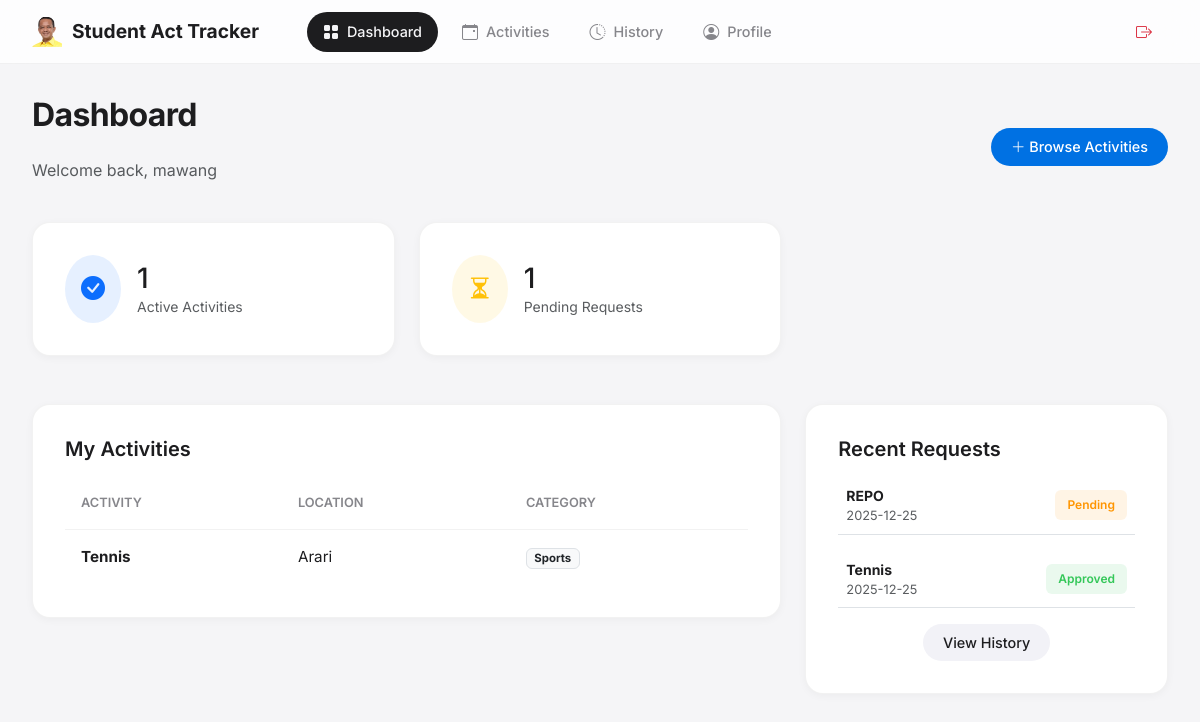
The app's page /dashboard (signed in) with its own data.
### website/models.py (models this page shows, shortened)
class Students(db.Model, UserMixin):
    __tablename__ = "students"
    studentID = db.Column(db.Integer, primary_key=True)
    studentFirstName = db.Column(db.String(15))
    studentLastName = db.Column(db.String(15))
    studentYear = db.Column(db.Integer)
    studentEmail = db.Column(db.String(25))
    studentPassword = db.Column(db.String(15))
    studentAddress = db.Column(db.String(255))
    phoneNumber = db.Column(db.Integer)
    @property
    def role_type(self):
        return "student"

class Activity(db.Model):
    __tablename__ = "activity"
    activityID = db.Column(db.Integer, primary_key=True)
    activityName = db.Column(db.String(30))
    activityCategory = db.Column(db.String(20))
    activityLocation = db.Column(db.String(50))
    activityDetails = db.Column(db.Text)
    activityStartDate = db.Column(db.Date)
    activityEndDate = db.Column(db.Date)
    activityFrequency = db.Column(db.String(20))
    advisorID = db.Column(db.Integer, db.ForeignKey("advisor.advisorID"))
    advisor = db.relationship("Advisor")

class Participation(db.Model):
    __tablename__ = "participation"
    participationID = db.Column(db.Integer, primary_key=True)
    dateApplied = db.Column(db.Date)
    applicationStatus = db.Column(db.String(20))
    approvalDate = db.Column(db.Date)
    advisorFeedback = db.Column(db.Text)
    achievements = db.Column(db.Text)
    studentID = db.Column(db.Integer, db.ForeignKey("students.studentID"))
    activityID = db.Column(db.Integer, db.ForeignKey("activity.activityID"))
    advisorID = db.Column(db.Integer, db.ForeignKey("advisor.advisorID"))
    student = db.relationship("Students")
    activity = db.relationship("Activity")
    advisor = db.relationship("Advisor")

### website/views.py (the view)
@views.route("/dashboard")
@login_required
def dashboard():
    if getattr(current_user, "role_type", None) != "student":
        if getattr(current_user, "role_type", None) == "advisor":
            if getattr(current_user, "is_admin", False):
                return redirect(url_for("admin.index"))
            return redirect(url_for("advisor.dashboard"))
        return redirect(url_for("auth.login"))
    joined = (
        Activity.query.join(Participation)
        .filter(
            Participation.studentID == current_user.studentID,
            Participation.applicationStatus == "Approved"
        )
        .all()
    )
    participations = Participation.query.filter_by(
        studentID=current_user.studentID
    ).all()
    return render_template(
        "dashboard.html",
        joined=joined,
        participations=participations
    )

### website/templates/dashboard.html
{% extends "base.html" %}
{% block content %}
<div class="d-flex justify-content-between align-items-center mb-4">
    <div>
        <h2>Dashboard</h2>
        <p class="text-muted">Welcome back, {{ current_user.studentFirstName }}</p>
    </div>
    <a href="{{ url_for('views.activities') }}" class="btn btn-primary btn-ios">
        <i class="bi bi-plus-lg"></i> Browse Activities
    </a>
</div>
<div class="row mb-4">
    <div class="col-md-4">
        <div class="ios-card d-flex align-items-center gap-3">
            <div class="bg-primary bg-opacity-10 p-3 rounded-circle text-primary">
                <i class="bi bi-check-circle-fill fs-4"></i>
            </div>
            <div>
                <div class="h3 mb-0">{{ joined|length }}</div>
                <div class="text-muted small">Active Activities</div>
            </div>
        </div>
    </div>
    <div class="col-md-4">
        <div class="ios-card d-flex align-items-center gap-3">
            <div class="bg-warning bg-opacity-10 p-3 rounded-circle text-warning">
                <i class="bi bi-hourglass-split fs-4"></i>
            </div>
            <div>
                <div class="h3 mb-0">{{ participations|selectattr("applicationStatus", "equalto", "Pending")|list|length }}</div>
                <div class="text-muted small">Pending Requests</div>
            </div>
        </div>
    </div>
</div>
<div class="row">
    <div class="col-lg-8">
        <div class="ios-card">
            <h3>My Activities</h3>
            {% if joined|length > 0 %}
            <table class="table-custom">
                <thead>
                    <tr>
                        <th>Activity</th>
                        <th>Location</th>
                        <th>Category</th>
                    </tr>
                </thead>
                <tbody>
                    {% for act in joined %}
                    <tr>
                        <td class="fw-bold">{{ act.activityName }}</td>
                        <td>{{ act.activityLocation }}</td>
                        <td><span class="badge bg-light text-dark border">{{ act.activityCategory }}</span></td>
                    </tr>
                    {% endfor %}
                </tbody>
            </table>
            {% else %}
            <div class="text-center py-5 text-muted">
                <i class="bi bi-inbox fs-1 d-block mb-2"></i>
                You haven't joined any activities yet.
            </div>
            {% endif %}
        </div>
    </div>
    <div class="col-lg-4">
        <div class="ios-card">
            <h3>Recent Requests</h3>
            <div class="vstack gap-3">
                {% for p in participations[:5] %}
                <div class="d-flex justify-content-between align-items-center p-2 border-bottom">
                    <div>
                        <div class="fw-bold small">{{ p.activity.activityName }}</div>
                        <div class="text-muted" style="font-size: 0.8rem;">{{ p.dateApplied }}</div>
                    </div>
                    <span class="badge-ios
                        {% if p.applicationStatus == 'Approved' %}bg-approved
                        {% elif p.applicationStatus == 'Rejected' %}bg-rejected
                        {% else %}bg-pending{% endif %}">
                        {{ p.applicationStatus }}
                    </span>
                </div>
                {% else %}
                <div class="text-muted small text-center">No requests history</div>
                {% endfor %}
            </div>
            <div class="mt-3 text-center">
                <a href="{{ url_for('views.activity_history') }}" class="btn btn-sm btn-secondary btn-ios">View History</a>
            </div>
        </div>
    </div>
</div>
{% endblock %}

### website/templates/base.html (style rules this page uses)
:root { --app-bg: #F5F5F7; --navbar-bg: rgba(255, 255, 255, 0.8); --card-bg: #FFFFFF; --text-main: #1D1D1F; --text-muted: #86868B; --border-light: rgba(0,0,0,0.05); --input-bg: #F2F2F7; --accent: #0071E3; --accent-hover: #0077ED; --danger: #FF3B30; --success: #34C759; --shadow-sm: 0 2px 8px rgba(0,0,0,0.04); --shadow-md: 0 8px 24px rgba(0,0,0,0.06); --radius-lg: 18px; --radius-md: 12px; --radius-pill: 99px; --nav-height: 64px; }
body { font-family: 'Inter', -apple-system, BlinkMacSystemFont, sans-serif; background-color: var(--app-bg); color: var(--text-main); -webkit-font-smoothing: antialiased; overflow-x: hidden; margin: 0; }
a { text-decoration: none; color: inherit; transition: 0.2s; }
h2 { font-weight: 700; letter-spacing: -0.02em; margin-bottom: 1.5rem; }
h3 { font-weight: 600; font-size: 1.25rem; margin-bottom: 1rem; }
.ios-card { background: var(--card-bg); border-radius: var(--radius-lg); padding: 2rem; box-shadow: var(--shadow-sm); border: 1px solid var(--border-light); transition: transform 0.2s, box-shadow 0.2s; margin-bottom: 1.5rem; }
.table-custom { width: 100%; border-collapse: separate; border-spacing: 0; }
.table-custom th { text-align: left; font-size: 0.8rem; text-transform: uppercase; color: var(--text-muted); padding: 1rem; border-bottom: 1px solid var(--border-light); font-weight: 600; }
.table-custom td { padding: 1rem; vertical-align: middle; border-bottom: 1px solid var(--border-light); font-size: 0.95rem; color: var(--text-main); }
.table-custom tr:last-child td { border-bottom: none; }
.btn-ios { border-radius: var(--radius-pill); padding: 8px 20px; font-weight: 500; font-size: 0.9rem; border: none; transition: 0.2s; }
.btn-primary { background: var(--accent); color: white; }
.btn-secondary { background: var(--input-bg); color: var(--text-main); }
.badge-ios { padding: 6px 12px; border-radius: 6px; font-size: 0.75rem; font-weight: 600; }
.bg-pending { background: rgba(255, 149, 0, 0.1); color: #FF9500; }
.bg-approved { background: rgba(52, 199, 89, 0.1); color: #34C759; }

### records on screen
Students: studentFirstName "mawang"
Activity: activityName "Tennis", activityLocation "Arari", activityCategory "Sports"
Participation: activity.activityName "REPO", dateApplied "2025-12-25", applicationStatus "Pending"
Participation: activity.activityName "Tennis", dateApplied "2025-12-25", applicationStatus "Approved"

### other values on screen
{{ joined|length }} "1"
